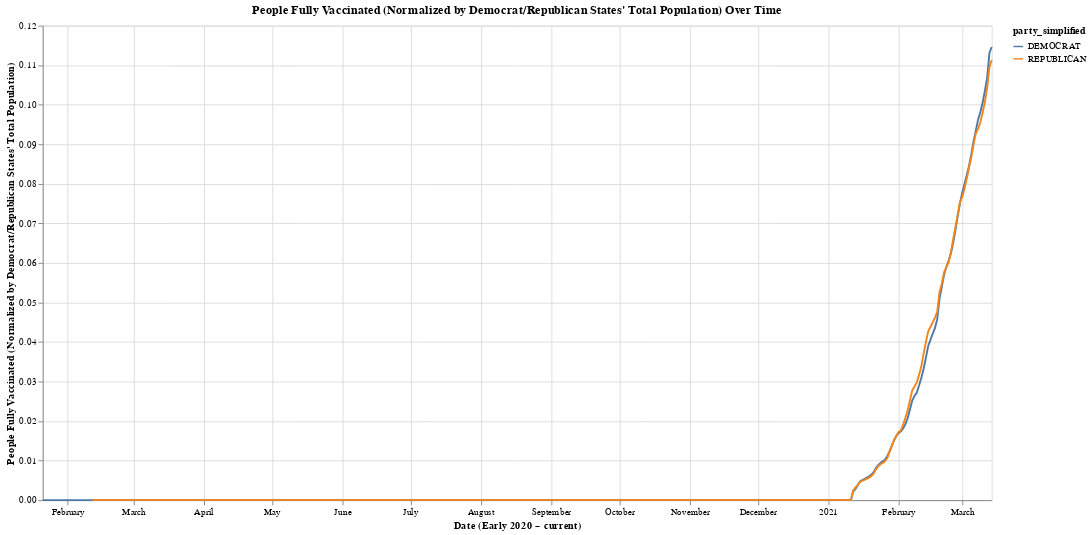

The notebook cell saved with this chart:
### Code cell
# get overall count_fully_vaccinated numbers for democratic and republican states
# then create overall count_fully_vaccinated_normalized numbers

df_covid_stats_normalized_party = df_covid_stats_states_normalized_party.groupby(["party_simplified", "date"])["count_fully_vaccinated"].sum().to_frame(name="count_fully_vaccinated")
df_covid_stats_normalized_party["population"] = df_covid_stats_states_normalized_party.groupby(["party_simplified", "date"])["statePopulation"].sum()
df_covid_stats_normalized_party["count_fully_vaccinated_normalized"] = df_covid_stats_normalized_party["count_fully_vaccinated"] / df_covid_stats_normalized_party["population"]
df_covid_stats_normalized_party.reset_index(inplace=True)
df_covid_stats_normalized_party.fillna(0, inplace=True)
df_covid_stats_normalized_party = df_covid_stats_normalized_party.query("date not in ['2021-01-14', '2021-01-16', '2021-01-17', '2021-01-18', '2021-02-15']")

# drop the same dates as listed in the exploration notebook
Chart(df_covid_stats_normalized_party).mark_line().encode(
    x=X("date:T", title="Date (Early 2020 – current)"),
    color="party_simplified",
    y=Y("count_fully_vaccinated_normalized", title="People Fully Vaccinated (Normalized by Democrat/Republican States' Total Population)")
).properties(
    width=1000,
    height=500,
    title="People Fully Vaccinated (Normalized by Democrat/Republican States' Total Population) Over Time"
)

# goal is to fit a machine learning model to each of these curves to see when the herd immunity percentage will be hit PER PARTY
# herd immunity percentage not known for COVID, so try 85%, 90%, 95%

### Figure 1 — Vega-Lite specification as saved in the notebook (floating-point values rounded to 4 significant figures; data arrays with more than 128 entries replaced by an {"elided": "..."} marker saying what was removed)
{"config": {"view": {"continuousWidth": 400, "continuousHeight": 300}}, "data": {"name": "data-292e18d7036589bcee9d340128dbacdd"}, "mark": "line", "encoding": {"color": {"type": "nominal", "field": "party_simplified"}, "x": {"type": "temporal", "field": "date", "title": "Date (Early 2020 – current)"}, "y": {"type": "quantitative", "field": "count_fully_vaccinated_normalized", "title": "People Fully Vaccinated (Normalized by Democrat/Republican States' Total Population)"}}, "height": 500, "title": "People Fully Vaccinated (Normalized by Democrat/Republican States' Total Population) Over Time", "width": 1000, "$schema": "https://vega.github.io/schema/vega-lite/v4.8.1.json", "datasets": {"data-292e18d7036589bcee9d340128dbacdd": {"elided": "806 records"}}}
